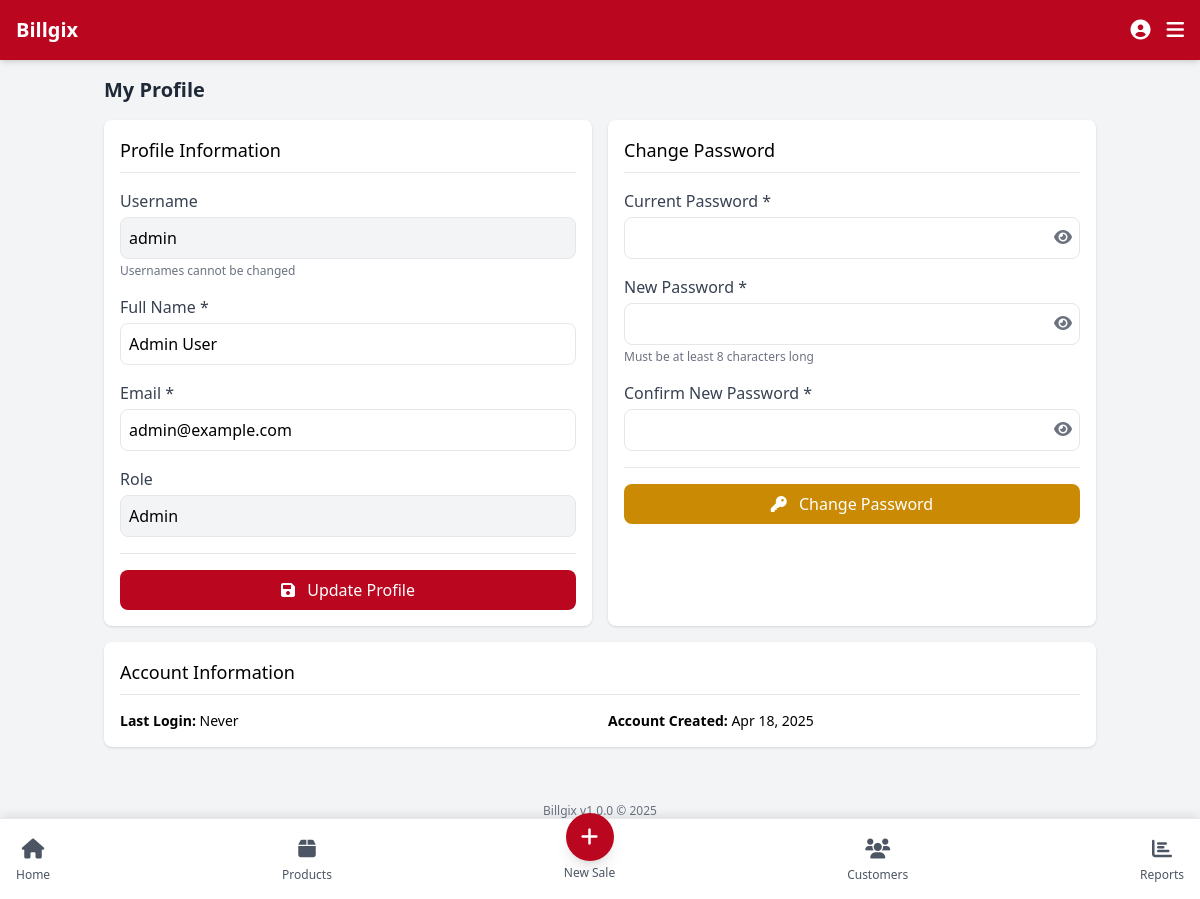
Before: /profile.php (signed in) with the older database file.
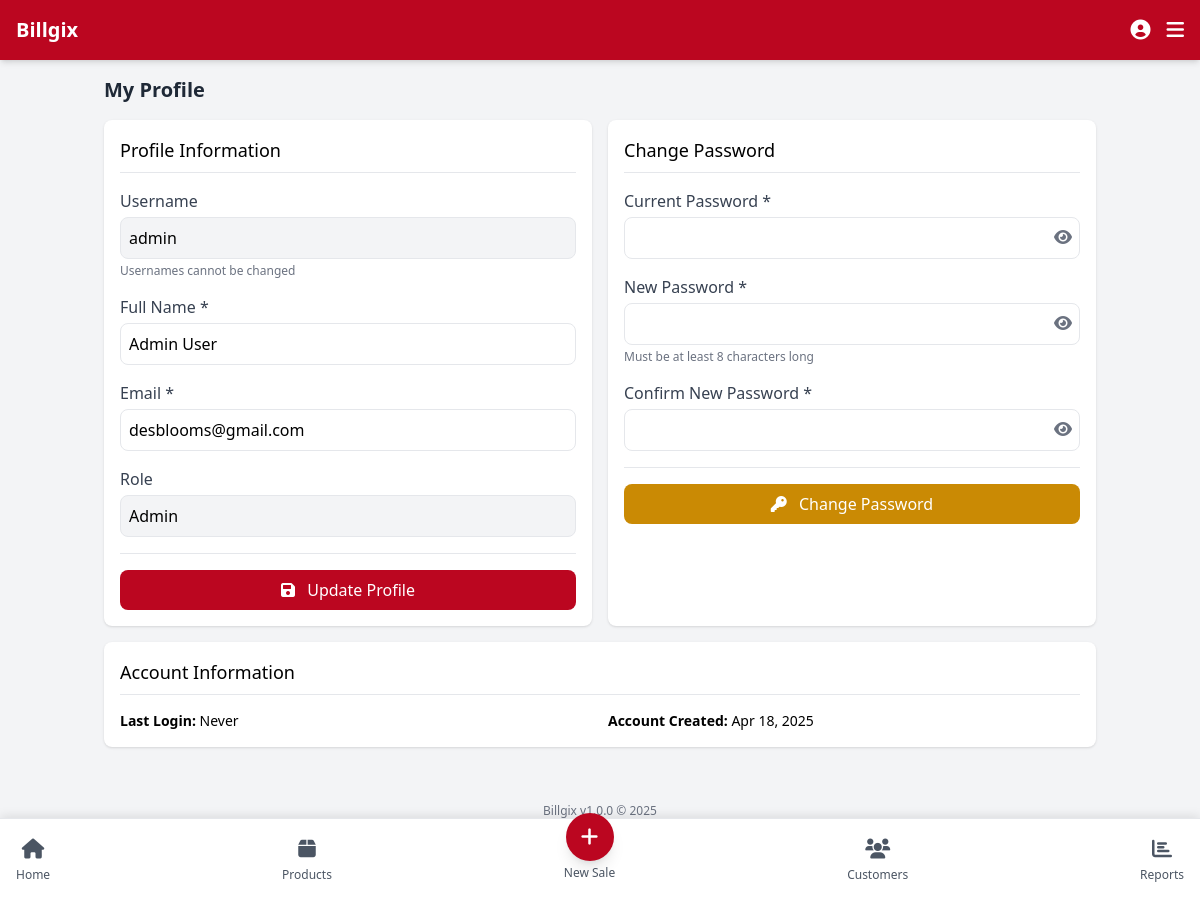
After: the same page with the newer database file.
### tables this page shows
CREATE TABLE IF NOT EXISTS users (
    id INT AUTO_INCREMENT PRIMARY KEY,
    username VARCHAR(50) NOT NULL UNIQUE,
    password VARCHAR(255) NOT NULL,
    name VARCHAR(100) NOT NULL,
    email VARCHAR(100),
    role ENUM('admin', 'manager', 'staff') NOT NULL DEFAULT 'staff',
    active BOOLEAN NOT NULL DEFAULT TRUE,
    createdAt DATETIME NOT NULL,
    updatedAt DATETIME,
    lastLogin DATETIME NULL,
    resetToken VARCHAR(64) NULL,
    resetExpiry DATETIME NULL
);

### includes/functions.php (called while the page is built, shortened)
<?php
require_once 'db.php';
function isLoggedIn() {
    return isset($_SESSION['user_id']);
}
function getCurrentUserId() {
    return $_SESSION['user_id'] ?? null;
}
function getCurrentUser() {
    global $db;
    $user = $db->select("SELECT id, username, name, email, role FROM users WHERE id = :id",
                        ['id' => $_SESSION['user_id']]);
    return $user[0] ?? null;
}

### includes/db.php (called while the page is built, shortened)
<?php
class Database {
    private $conn;
    public function __construct() {
        try {
            $this->conn = new PDO(
                "mysql:host=" . DB_HOST . ";dbname=" . DB_NAME,
                DB_USER,
                DB_PASS,
                array(PDO::ATTR_ERRMODE => PDO::ERRMODE_EXCEPTION)
            );
        } catch(PDOException $e) {
            echo "Connection Error: " . $e->getMessage();
            exit;
        }
    }
    public function query($sql, $params = []) {
        $stmt = $this->conn->prepare($sql);
        $stmt->execute($params);
        return $stmt;
    }
    public function select($sql, $params = []) {
        $stmt = $this->query($sql, $params);
        return $stmt->fetchAll(PDO::FETCH_ASSOC);
    }
}
$db = new Database();
?>

### profile.php (the view, shortened to what this page needs)
<?php
if (!isset($basePath)) {
    $basePath = '';
}
require_once 'includes/functions.php';
$userId = getCurrentUserId();
$currentUser = getCurrentUser();
require_once 'includes/db.php';
$db = new Database();
include 'includes/header.php';
?>
<div class="mb-6">
    <h2 class="text-xl font-bold text-gray-800 mb-4">My Profile</h2>
    <div class="grid grid-cols-1 md:grid-cols-2 gap-4">
        <div class="bg-white rounded-lg shadow p-4">
            <h3 class="text-lg font-medium border-b pb-2 mb-4">Profile Information</h3>
            <form method="POST" class="space-y-4">
                <div>
                    <label for="username" class="block text-gray-700 font-medium mb-1">Username</label>
                    <input type="text" id="username" class="w-full p-2 border rounded-lg bg-gray-100" value="<?= $currentUser['username'] ?>" disabled readonly>
                    <p class="text-xs text-gray-500 mt-1">Usernames cannot be changed</p>
                </div>
                <div>
                    <label for="name" class="block text-gray-700 font-medium mb-1">Full Name *</label>
                    <input type="text" id="name" name="name" class="w-full p-2 border rounded-lg focus:outline-none focus:ring-2 focus:ring-red-900" required value="<?= $currentUser['name'] ?>">
                </div>
                <div>
                    <label for="email" class="block text-gray-700 font-medium mb-1">Email *</label>
                    <input type="email" id="email" name="email" class="w-full p-2 border rounded-lg focus:outline-none focus:ring-2 focus:ring-red-900" required value="<?= $currentUser['email'] ?>">
                </div>
                <div>
                    <label for="role" class="block text-gray-700 font-medium mb-1">Role</label>
                    <input type="text" id="role" class="w-full p-2 border rounded-lg bg-gray-100" value="<?= ucfirst($currentUser['role']) ?>" disabled readonly>
                </div>
                <div class="pt-4 border-t">
                    <button type="submit" name="update_profile" class="w-full bg-red-900 text-white py-2 px-4 rounded-lg hover:bg-red-900 transition">
                        <i class="fas fa-save mr-2"></i> Update Profile
                    </button>
                </div>
            </form>
        </div>
        <div class="bg-white rounded-lg shadow p-4">
            <h3 class="text-lg font-medium border-b pb-2 mb-4">Change Password</h3>
            <form method="POST" class="space-y-4">
                <div>
                    <label for="current_password" class="block text-gray-700 font-medium mb-1">Current Password *</label>
                    <div class="relative">
                        <input type="password" id="current_password" name="current_password" class="w-full p-2 border rounded-lg focus:outline-none focus:ring-2 focus:ring-red-900" required>
                        <button type="button" class="absolute right-2 top-2 text-gray-500" onclick="togglePasswordVisibility('current_password')">
                            <i id="current_password-icon" class="fas fa-eye"></i>
                        </button>
                    </div>
                </div>
                <div>
                    <label for="new_password" class="block text-gray-700 font-medium mb-1">New Password *</label>
                    <div class="relative">
                        <input type="password" id="new_password" name="new_password" class="w-full p-2 border rounded-lg focus:outline-none focus:ring-2 focus:ring-red-900" required minlength="8">
                        <button type="button" class="absolute right-2 top-2 text-gray-500" onclick="togglePasswordVisibility('new_password')">
                            <i id="new_password-icon" class="fas fa-eye"></i>
                        </button>
                    </div>
                    <p class="text-xs text-gray-500 mt-1">Must be at least 8 characters long</p>
                </div>
                <div>
                    <label for="confirm_password" class="block text-gray-700 font-medium mb-1">Confirm New Password *</label>
                    <div class="relative">
                        <input type="password" id="confirm_password" name="confirm_password" class="w-full p-2 border rounded-lg focus:outline-none focus:ring-2 focus:ring-red-900" required minlength="8">
                        <button type="button" class="absolute right-2 top-2 text-gray-500" onclick="togglePasswordVisibility('confirm_password')">
                            <i id="confirm_password-icon" class="fas fa-eye"></i>
                        </button>
                    </div>
                </div>
                <div class="pt-4 border-t">
                    <button type="submit" name="change_password" class="w-full bg-yellow-600 text-white py-2 px-4 rounded-lg hover:bg-yellow-700 transition">
                        <i class="fas fa-key mr-2"></i> Change Password
                    </button>
                </div>
            </form>
        </div>
    </div>
    <div class="bg-white rounded-lg shadow p-4 mt-4">
        <h3 class="text-lg font-medium border-b pb-2 mb-4">Account Information</h3>
        <div class="grid grid-cols-1 md:grid-cols-2 gap-4">
            <div>
                <p class="text-sm"><strong>Last Login:</strong>
                    <?php
                    $lastLogin = $db->select("SELECT lastLogin FROM users WHERE id = :id", ['id' => $userId]);
                    echo !empty($lastLogin[0]['lastLogin']) ? date('M d, Y g:i A', strtotime($lastLogin[0]['lastLogin'])) : 'Never';
                    ?>
                </p>
            </div>
            <div>
                <p class="text-sm"><strong>Account Created:</strong>
                    <?php
                    $createdAt = $db->select("SELECT createdAt FROM users WHERE id = :id", ['id' => $userId]);
                    echo date('M d, Y', strtotime($createdAt[0]['createdAt']));
                    ?>
                </p>
            </div>
        </div>
    </div>
</div>
<nav class="fixed bottom-0 left-0 right-0 bg-white border-t flex justify-between items-center p-2 bottom-nav">
    <a href="index.php" class="flex flex-col items-center p-2 text-gray-600">
        <i class="fas fa-home text-xl"></i>
        <span class="text-xs mt-1">Home</span>
    </a>
    <a href="modules/products/list.php" class="flex flex-col items-center p-2 text-gray-600">
        <i class="fas fa-box text-xl"></i>
        <span class="text-xs mt-1">Products</span>
    </a>
    <a href="modules/sales/add.php" class="flex flex-col items-center p-2 text-gray-600">
        <div class="bg-red-900 text-white rounded-full w-12 h-12 flex items-center justify-center -mt-6 shadow-lg">
            <i class="fas fa-plus text-xl"></i>
        </div>
        <span class="text-xs mt-1">New Sale</span>
    </a>
    <a href="modules/customers/list.php" class="flex flex-col items-center p-2 text-gray-600">
        <i class="fas fa-users text-xl"></i>
        <span class="text-xs mt-1">Customers</span>
    </a>
    <a href="modules/reports/sales.php" class="flex flex-col items-center p-2 text-gray-600">
        <i class="fas fa-chart-bar text-xl"></i>
        <span class="text-xs mt-1">Reports</span>
    </a>
</nav>
<?php
include $basePath . 'includes/footer.php';
?>

### includes/header.php (shortened to what this page needs)
<?php
require_once __DIR__ . '/functions.php';
?>
<!DOCTYPE html>
<html lang="en">
<head>
    <link rel="stylesheet" href="https://cdnjs.cloudflare.com/ajax/libs/font-awesome/6.0.0-beta3/css/all.min.css">
    <script src="https://cdn.tailwindcss.com"></script>
     <link rel="stylesheet" href="/assets/css/app.css">
</head>
<body class="bg-gray-100 min-h-screen pb-16">
    <?php if (isLoggedIn()): ?>
    <header class="bg-red-900 text-white p-4 sticky top-0 z-10 shadow-md">
        <div class="flex justify-between items-center">
            <h1 class="text-xl font-bold"><?= APP_NAME ?></h1>
            <div class="flex items-center space-x-4">
                <a href="<?= $basePath ?>profile.php" class="text-white">
                    <i class="fas fa-user-circle text-xl"></i>
                </a>
                <button id="menuButton" class="focus:outline-none">
                    <i class="fas fa-bars text-xl"></i>
                </button>
            </div>
        </div>
    </header>
    <?php endif; ?>
    <main class="container mx-auto p-4">

### includes/footer.php (shortened to what this page needs)
<?php
echo '</main>';
echo '<footer class="text-center text-xs text-gray-500 py-4 mt-auto">
        <p>' . APP_NAME . ' v' . APP_VERSION . ' &copy; ' . date('Y') . '</p>
      </footer>';
echo '</body></html>';
?>

### includes/header.php (style rules this page uses)
body { touch-action: manipulation; -webkit-tap-highlight-color: transparent; -webkit-touch-callout: none; overscroll-behavior: none; }
.bottom-nav { box-shadow: 0 -2px 10px rgba(0, 0, 0, 0.1); }
html { overscroll-behavior-y: contain; -webkit-touch-callout: none; }

Changed rows visible on the page:
changed users "admin": email "admin@example.com" → "desblooms@gmail.com"
